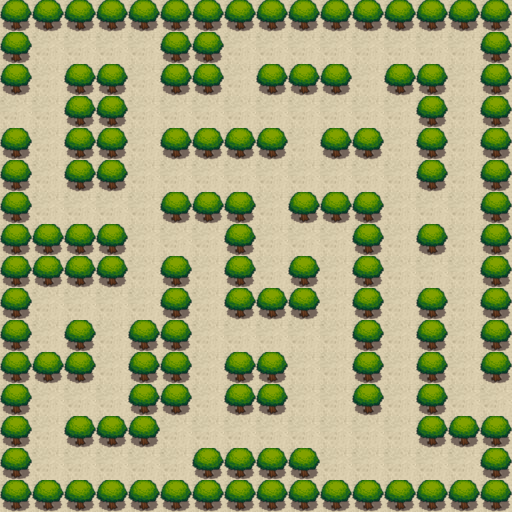

Below is a game level as drawn by its tile map, then a one-line description and the .tmx that defines it (tile-layer data replaced by summaries):
An orthogonal 16x16 tile map with 32x32 px tiles, 2 tile layers (background, graphics), 2 tilesets.

<map version="1.0" orientation="orthogonal" renderorder="right-down" width="16" height="16" tilewidth="32" tileheight="32" nextobjectid="4">
 <tileset firstgid="1" name="background" tilewidth="32" tileheight="32" tilecount="289" columns="17">
  <image source="chao.jpg" trans="ff00ff" width="563" height="563" />
 </tileset>
 <tileset firstgid="290" name="bush" tilewidth="32" tileheight="32" tilecount="1" columns="1">
  <image source="oie_8ndlXliZA7Te.png" trans="ff00ff" width="32" height="32" />
 </tileset>
 <layer name="background" width="16" height="16">
  <data>[256 cells, 256 non-empty, 1 distinct tile ids]</data>
 </layer>
 <objectgroup name="bush" />
 <layer name="graphics" width="16" height="16">
  <data>[256 cells, 137 non-empty, 1 distinct tile ids]</data>
 </layer>
</map>
